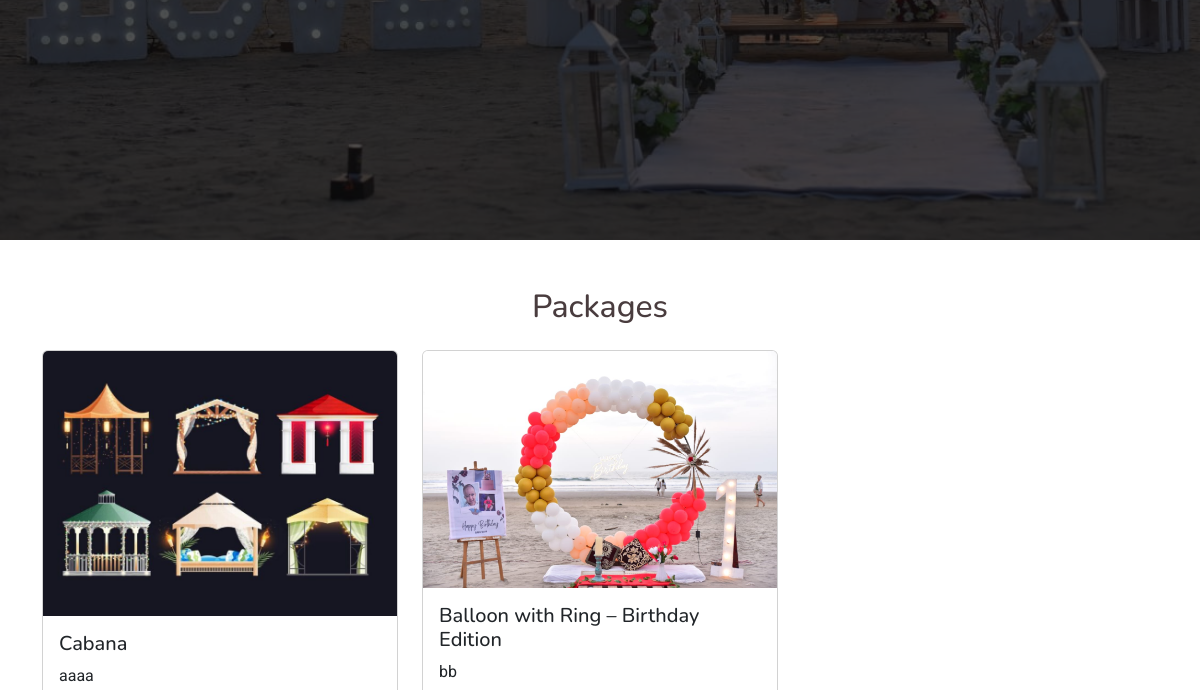
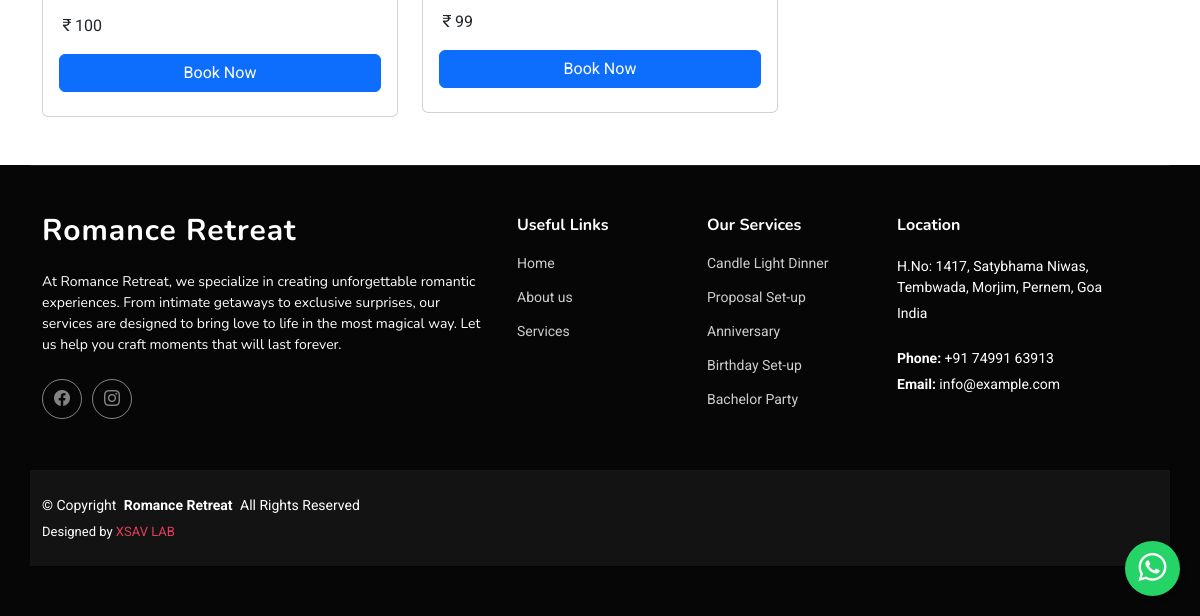
The app's page /service/ (lower part), older data (2 pictures, top to bottom).
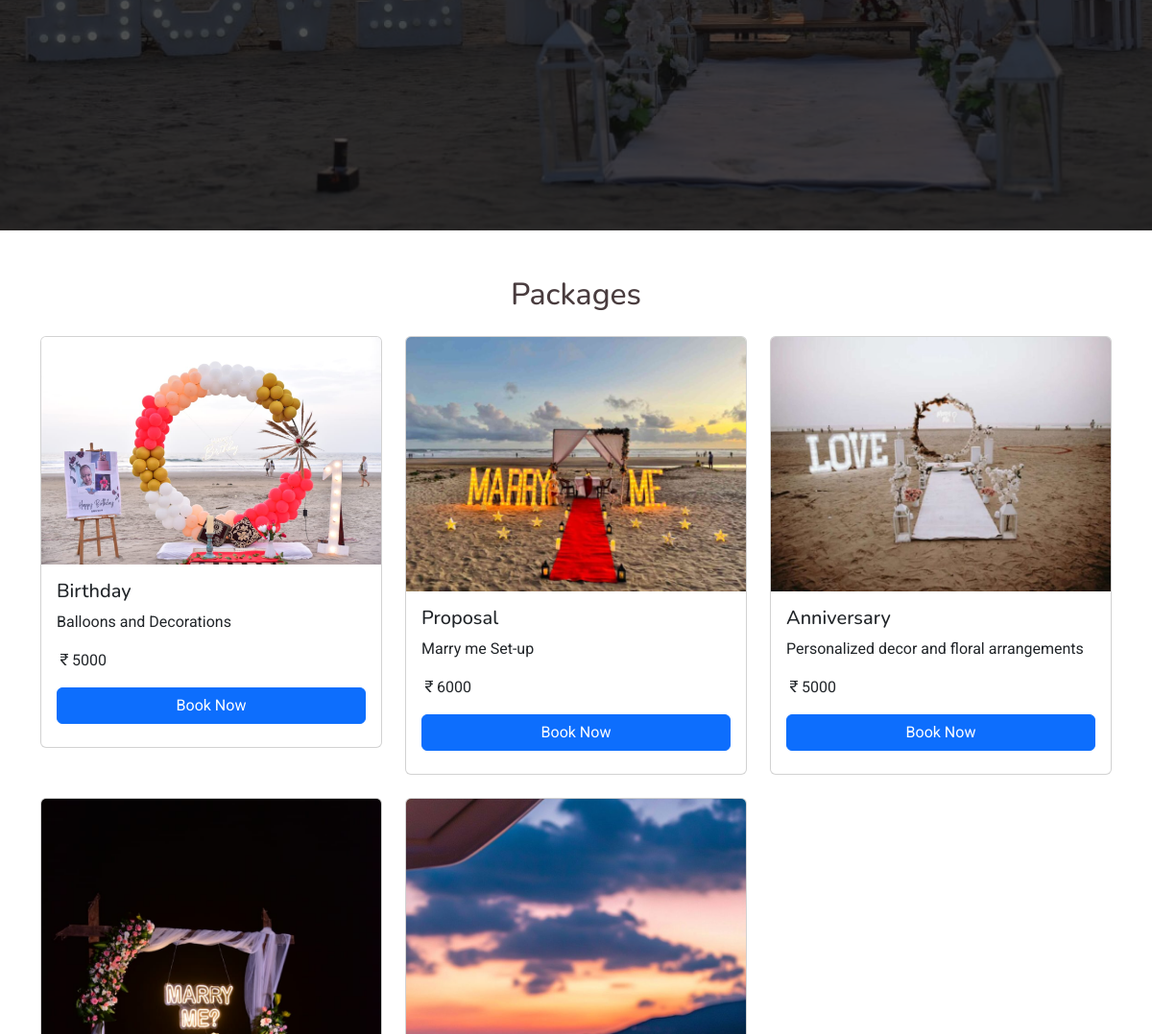
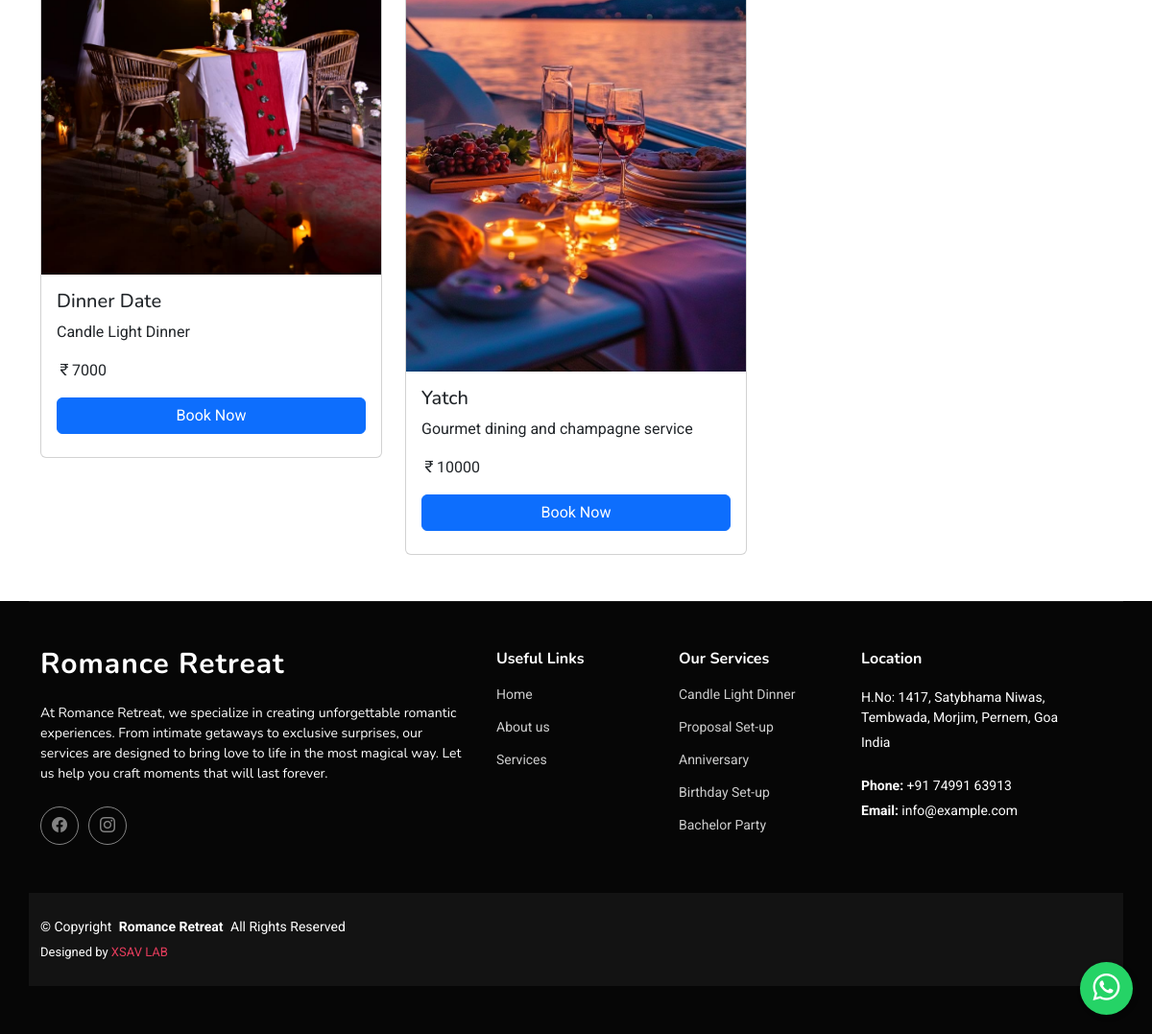
The same page, newer data (2 pictures, top to bottom).
### surprisekaroapp/models.py (models this page shows, shortened)
class service(models.Model):
    title= models.CharField(max_length=225)
    description= models.TextField()
    price= models.CharField(max_length=100, null=True)
    image=models.ImageField(upload_to='service_images/')
    created_at = models.DateTimeField(auto_now_add=True, null=True)

### surprisekaroapp/views.py (the view)
# urls.py: path('service/',views.services,name="service"),
def services(request):
    serv = service.objects.all()
    home = hero.objects.all().first()
    return render(request, 'service.html',{"service":serv,"home":home})

### templates/service.html (shortened to what this page needs)
{% extends 'index.html' %}
{% load static %}
{% block content %}
<section id="hero" class="hero section dark-background">
  <img src="{{home.image.url}}" alt="" data-aos="fade-in">
</section>
<div class="container py-5">
  <h2 class="text-center mb-4">Packages</h2>
  <div class="row g-4">
    {% for s in service %}
    <div class="col-md-4">
      <div class="card service-card">
        <img src="{{ s.image.url }}" alt="{{ s.title }}" class="card-img-top">
        <div class="card-body">
          <h5 class="card-title">{{ s.title }}</h5>
          <p class="card-text">{{ s.description }}</p>
          <p class="card-text"> <i class="bi bi-currency-rupee"></i>{{s.price}}</p>
          <button class="btn btn-primary w-100 mb-2" type="button" data-bs-toggle="collapse" data-bs-target="#bookingForm{{ s.id }}">Book Now</button>
        </div>
      </div>
    </div>
    {% endfor %}
  </div>
</div>
{% endblock %}

Row changes from the older to the newer data that the page shows:
removed service: image (picture), title "Cabana", description "aaaa", price "100"
removed service: image (picture), title "Balloon with Ring – Birthday Edition", description "bb", price "99"
added service: image (picture), title "Birthday", description "Balloons and Decorations", price "5000"
added service: image (picture), title "Proposal", description "Marry me Set-up", price "6000"
added service: image (picture), title "Anniversary", description "Personalized decor and floral arrangements", price "5000"
added service: image (picture), title "Dinner Date", description "Candle Light Dinner", price "7000"
added service: image (picture), title "Yatch", description "Gourmet dining and champagne service", price "10000"
